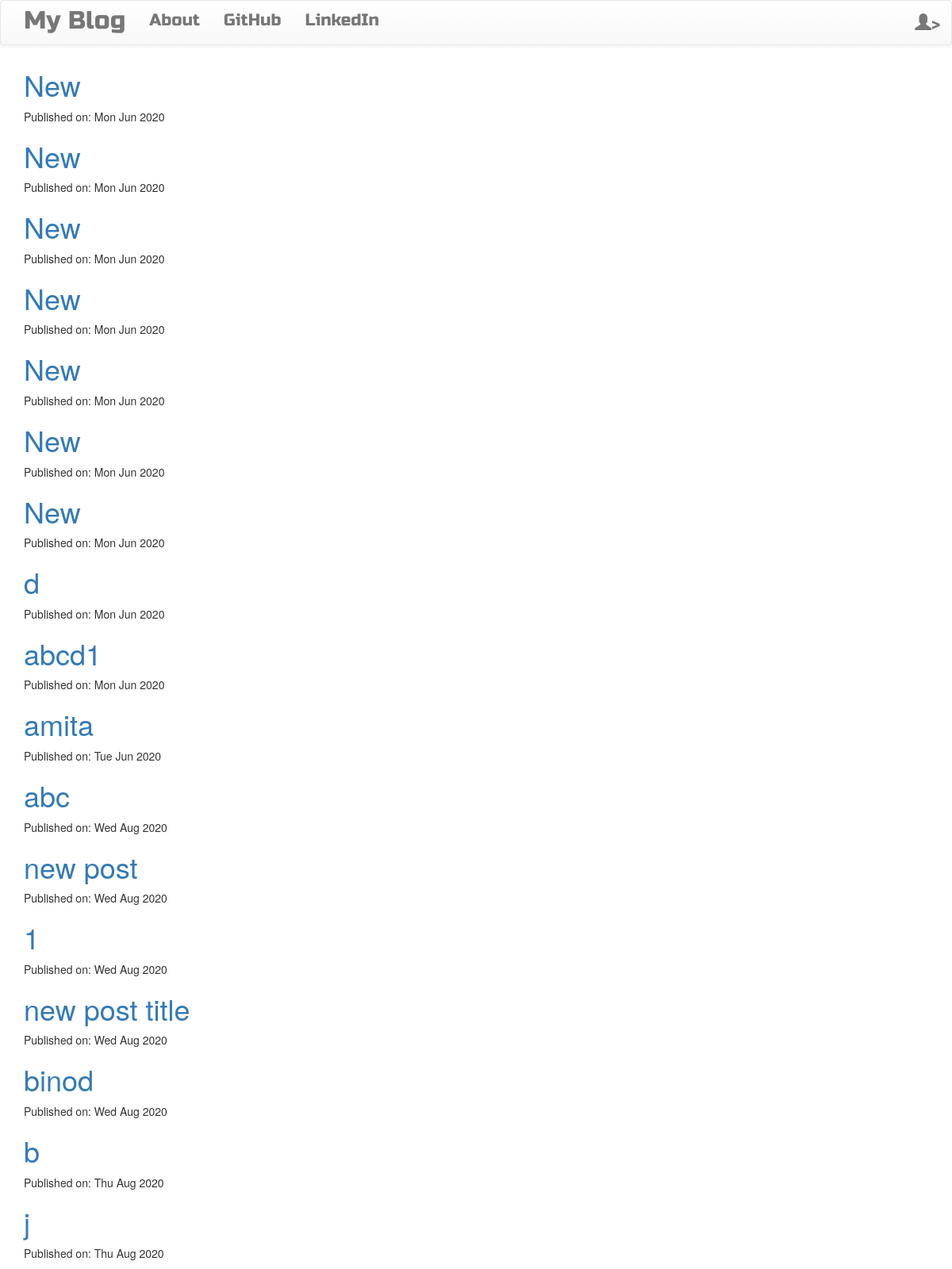
The page / on the database its author committed.
### blog/models.py (models this page shows, shortened)
class Post(models.Model):
    author = models.ForeignKey('auth.User', on_delete=models.DO_NOTHING)
    title = models.CharField(max_length=200)
    text = models.TextField()
    created_date = models.DateTimeField(default=timezone.now())
    published_date = models.DateTimeField(blank=True, null=True)

### blog/views.py (the view)
# urls.py: url(r'^$', views.post_list_view, name='post_list'),
def post_list_view(request):
    return render(request, 'blog/post_list.html', {'posts': Post.objects.all()})

### blog/templates/blog/post_list.html
{% extends "blog/base.html" %} {% block content %}
<div class="centerstage">
  {% for post in posts %}
  <div class="post">
    <h1><a href="{% url 'post_detail' pk=post.pk %}">{{post.title}}</a></h1>
    <div class="date">
      <p>Published on: {{ post.created_date|date:"D M Y" }}</p>
    </div>
  </div>
  {% endfor %}
</div>
{% endblock %}

### blog/templates/blog/base.html (shortened to what this page needs)
<!DOCTYPE html>
{% load static %}
<html>
    <head>
        <link rel="stylesheet" href="https://maxcdn.bootstrapcdn.com/bootstrap/3.3.7/css/bootstrap.min.css">
        <link rel="stylesheet" href="https://maxcdn.bootstrapcdn.com/bootstrap/3.3.7/css/bootstrap-theme.min.css">
        <link rel="stylesheet" href="//cdn.jsdelivr.net/npm/medium-editor@latest/dist/css/medium-editor.min.css" type="text/css" media="screen" charset="utf-8">
        <link rel="stylesheet" href="{% static 'css/blog.css' %}">
    </head>
    <body class='loader'>
        <nav class="navbar navbar-default techfont custom-navbar">
            <div class="container">
                <ul class="nav navbar-nav">
                    <li><a class='navbar-brand bigbrand' href="{% url 'post_list' %}">My Blog</a></li>
                    <li><a href="{% url 'about' %}">About</a></li>
                    <li><a href="https://github.com/">GitHub</a></li>
                    <li><a href="https://www.linkedin.com/">LinkedIn</a></li>
                </ul>
                <ul class='nav navbar-nav navbar-right'>
                    {% if user.is_authenticated %}
                    <li>
                        <a href="{% url 'post_new' %}">New Post</a>
                    </li>
                    <li>
                        <a href="{% url 'post_draft_list' %}">Drafts</a>
                    </li>
                    <li>
                        <a href="{% url 'logout' %}">Log Out</a>
                    </li>
                    <li>
                        <a>Welcome: {{ user.username }}</a>
                    </li>
                     {% else %}
                     <li>
                        <a class='nav navbar-right' href="{% url 'login' %}"><span class='glyphicon glyphicon-user'></span>></a>
                    </li>
                    {% endif %}
                </ul>
           </div>
         </nav>
         <div class="content container">
             <div class="row">
                 <div class="col-md-8">
                     <div class="blog_posts">
                         {% block content %}
                         {% endblock %}
                     </div>
                 </div>
             </div>
         </div>
     </body>
</html>

### blog/static/css/blog.css (style rules this page uses)
.techfont { font-family:'Russo One',sans-serif ; font-size: 1.5em; margin-bottom: 10px; }
.bigbrand { font-size: 1.5em; }
.centerstage { margin-left: auto; margin-right: auto; }
.loader { filter:hue-rotate(0deg); color:linear-gradient(45deg,#0f8,#08f); animation:hue 10000ms infinite linear; }

### rows shown on the page
Post: title "New", created_date "Mon Jun 2020"
Post: title "New", created_date "Mon Jun 2020"
Post: title "New", created_date "Mon Jun 2020"
Post: title "New", created_date "Mon Jun 2020"
Post: title "New", created_date "Mon Jun 2020"
Post: title "New", created_date "Mon Jun 2020"
Post: title "New", created_date "Mon Jun 2020"
Post: title "d", created_date "Mon Jun 2020"
Post: title "abcd1", created_date "Mon Jun 2020"
Post: title "amita", created_date "Tue Jun 2020"
Post: title "abc", created_date "Wed Aug 2020"
Post: title "new post", created_date "Wed Aug 2020"
Post: title "1", created_date "Wed Aug 2020"
Post: title "new post title", created_date "Wed Aug 2020"
Post: title "binod", created_date "Wed Aug 2020"
Post: title "b", created_date "Thu Aug 2020"
Post: title "j", created_date "Thu Aug 2020"
